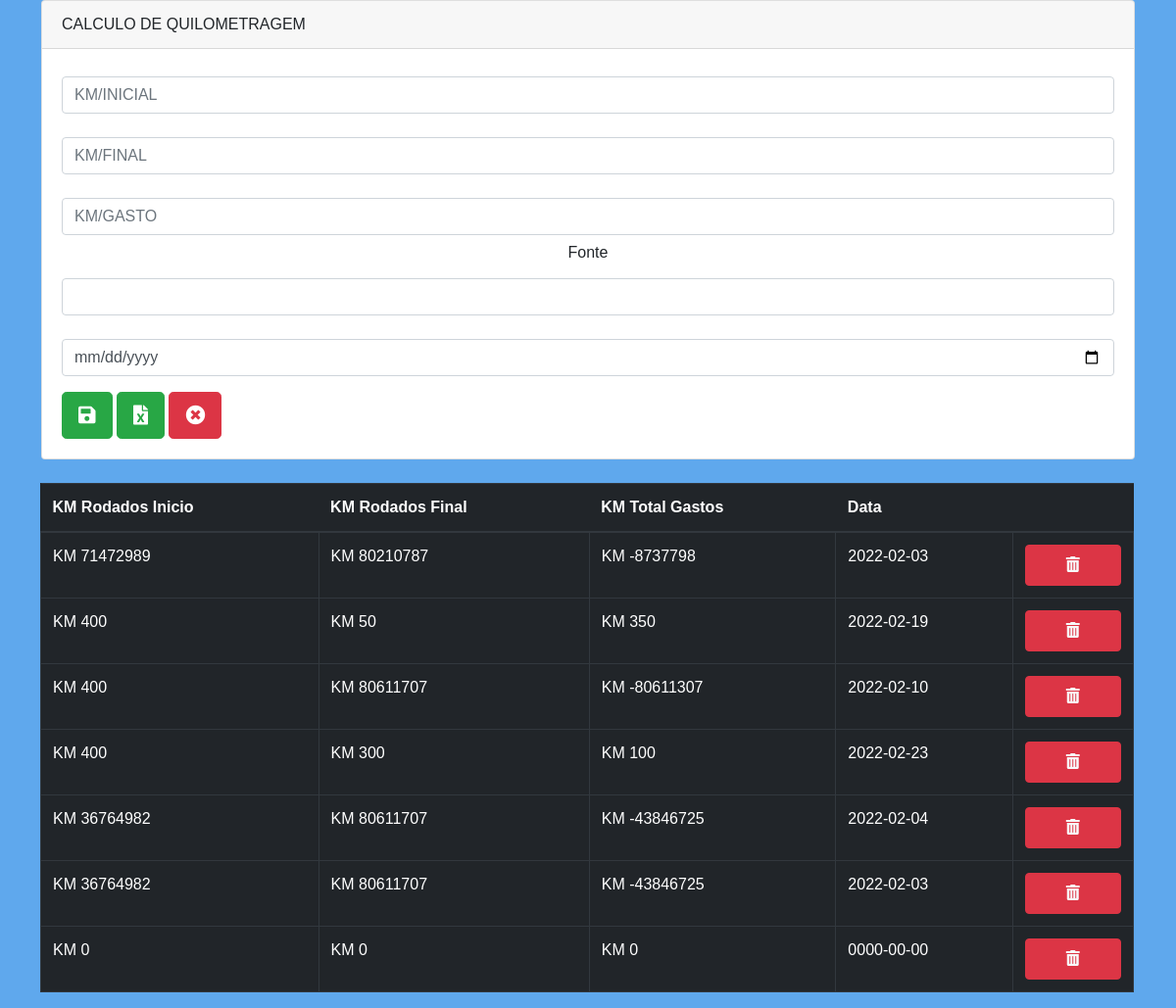
The app's page /quilometragem.php (signed in) with its own data.
### tables this page shows
CREATE TABLE `quilometro` (
  `id` int(11) NOT NULL,
  `km_inicio` int(11) NOT NULL,
  `km_final` int(11) NOT NULL,
  `data` date DEFAULT NULL,
  `km_gasto` int(11) DEFAULT NULL
);

### quilometragem.php (the view, shortened to what this page needs)
<?php
include_once("private/connection/conexao.php");
?>
<!DOCTYPE html>
<html lang="pt-br">
<head>
<link href="https://cdn.jsdelivr.net/npm/bootstrap@5.1.3/dist/css/bootstrap.min.css" rel="stylesheet">
<link rel="stylesheet" href="https://use.fontawesome.com/releases/v5.3.1/css/all.css"
>
</head>
<body>
</body>
</html>
<html>
	<head>
		<link rel="stylesheet" href="https://stackpath.bootstrapcdn.com/bootstrap/4.1.3/css/bootstrap.min.css">
		<link rel="stylesheet" href="https://use.fontawesome.com/releases/v5.3.1/css/all.css">
		<link rel="stylesheet" type="text/css" href="css/servico.css">
		<link rel="stylesheet" type="text/css" href="css/servico.css">
	</head>
	<body>
    <div class="container">
        <div class="row">
            <form id="form1" name="form1" action="bd-insert.php "  method="POST">
            <div class="card">
            <div class="card-header">
                CALCULO DE QUILOMETRAGEM
            </div>
            <div class="card-body">
                <div class="form-group pt-2">
                    <input type="text" class="form-control" placeholder="KM/INICIAL" name="km_inicio"  id="km_inicio" require>
                </div>
                <div class="form-group pt-2">
                    <input type="text" class="form-control" id="" placeholder="KM/FINAL" name="km_final" id="km_final" require>
                </div>
                <div class="form-group pt-2">
                <input require class="form-control" type="text" name="km_gasto" id="resultado" onclick="javascript:verificar();" placeholder="KM/GASTO"  >
                <div class="form-group">
                    <label class="text-center" for="fonte"> Fonte </label>
                    <input  type="text" class="form-control" name="fonte"
                        value="<?php echo $row_usuario['fonte'];?>"required>
                    </div>
                </div>
                <div class="form-group pt-2">
                <input require class="form-control " type="date" name="data" id="data">
                </div>
                <button type="submit" class=" btn btn-success btn-lg font-weight-light"><i class="fas fa-save"></i></button>
                <a href="teste.php" class=" btn btn-success btn-lg font-weight-light"><i class="fas fa-file-excel"></i></a>
                <a   href="acoes/logout.php" class="btn btn-danger btn-lg font-weight-light "><i class="fas fa-times-circle"></i> </a>
                <br>
                </div>
            </div><br>
            </form>
<div class="input-group-append">
        <table class="table table-dark ">
        <thead>
            <tr>
            <th scope="col">KM Rodados Inicio</th>
            <th scope="col">KM Rodados Final</th>
            <th scope="col">KM Total Gastos</th>
            <th scope="col">Data</th>
            <th scope="col"></th>
            </tr>
        </thead>
        <tbody>
            <tr>
           <?php
           $result_usuario = "SELECT * FROM  quilometro";
           $resultado_usuario = mysqli_query($conn, $result_usuario);
            while($row_usuario = mysqli_fetch_assoc($resultado_usuario)){ ?>
            <td>KM <?php  echo $row_usuario['km_inicio']; ?></td>
            <td>KM <?php echo $row_usuario['km_final'];?></td>
            <td>KM <?php echo $row_usuario['km_gasto'];?></td>
            <td><?php echo $row_usuario['data'];?></td>
            <td><?php echo "<a class=' nav-link text-light font-italic btn btn-danger'
							href='deletar.php?id=" . $row_usuario['id'] . "'><i class='fas fa-trash-alt'></i></a>"; ?></td>
            </tr>
            </div>
</div>
           <?php
        } ?>
	</body>
</html>

### css/servico.css (style rules this page uses)
ul , a { text-align: right; text-decoration: none; padding: 5px; color: black; }
* { padding: 0; margin: 0; }
body { font-family: 'Montserrat', sans-serif; background-color: #5fa8ed; }
label { display: block; padding: 6px; }
td { padding: 0.5em; border: 1px solid rgb(0, 0, 0); text-transform: uppercase; text-align: left; }
table { border-collapse:collapse; }

### records on screen
quilometro: km_inicio "71472989", km_final "80210787", km_gasto "-8737798", data "2022-02-03"
quilometro: km_inicio "400", km_final "50", km_gasto "350", data "2022-02-19"
quilometro: km_inicio "400", km_final "80611707", km_gasto "-80611307", data "2022-02-10"
quilometro: km_inicio "400", km_final "300", km_gasto "100", data "2022-02-23"
quilometro: km_inicio "36764982", km_final "80611707", km_gasto "-43846725", data "2022-02-04"
quilometro: km_inicio "36764982", km_final "80611707", km_gasto "-43846725", data "2022-02-03"
quilometro: km_inicio "0", km_final "0", km_gasto "0", data "0000-00-00"
